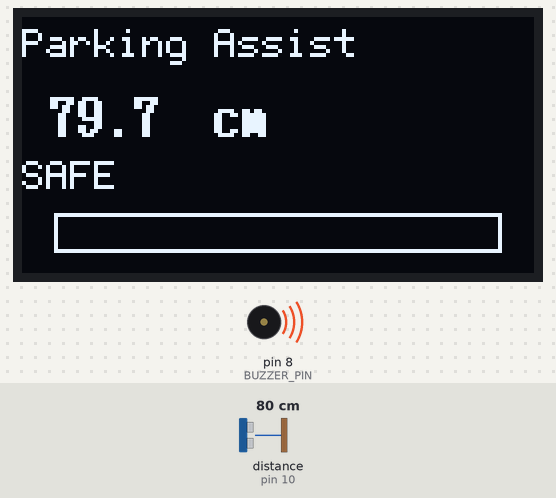
This sketch was run on a simulated Arduino Mega 2560, built with avr-gcc and run on an emulated ATmega2560. On the bench: 128×64 one-colour display, buzzer (waves = sounding, pin HIGH). Wiring (inferred from the names in the program): ultrasonic range finder: trigger pin 9; echo pin 10. Inputs (shaded band) come from the test bench; at power-on: distance to the obstacle (sensor on pin 10) 80 cm. The echo pulse lasts 58.3 µs per cm; pins used as bus, display or sensor lines are not drawn; what the sketch prints to the serial monitor is not drawn.

Above: at 1.7 s.
1.8 s: distance to the obstacle (sensor on pin 10) set to 23 cm
At 2.9 s:
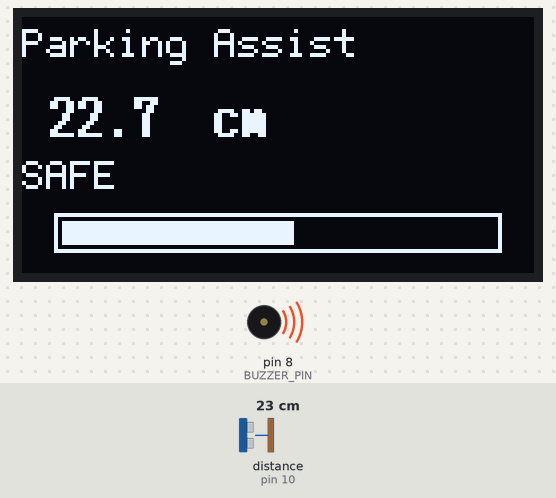
4.8 s: distance to the obstacle (sensor on pin 10) set to 19 cm
At 5.5 s:
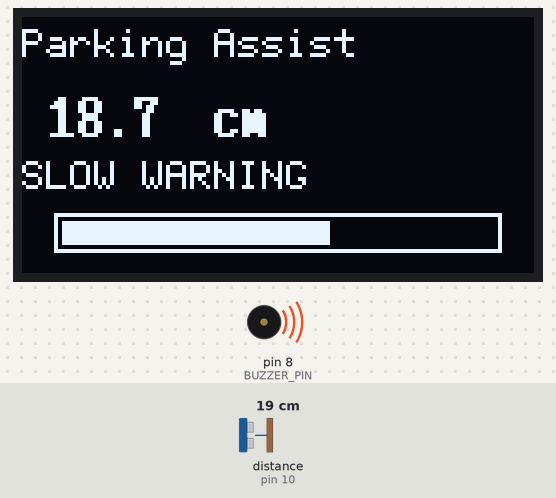
7.1 s: distance to the obstacle (sensor on pin 10) set to 2 cm
At 7.5 s:
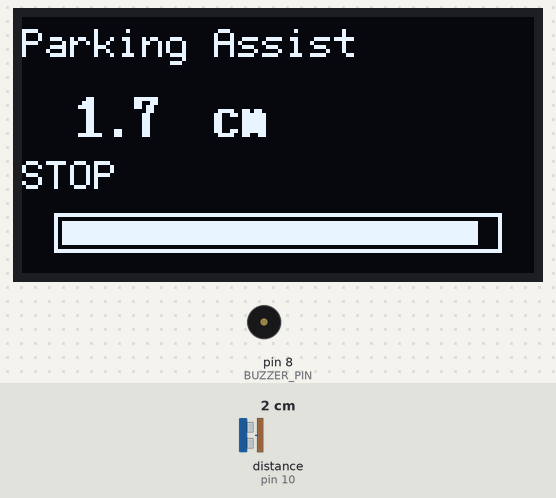
8.6 s: distance to the obstacle (sensor on pin 10) set to 4 cm
At 8.68 s:
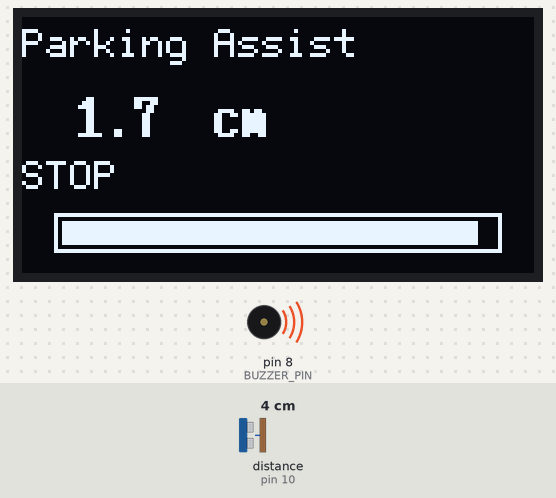
10.3 s: distance to the obstacle (sensor on pin 10) set to 9 cm
At 10.64 s:
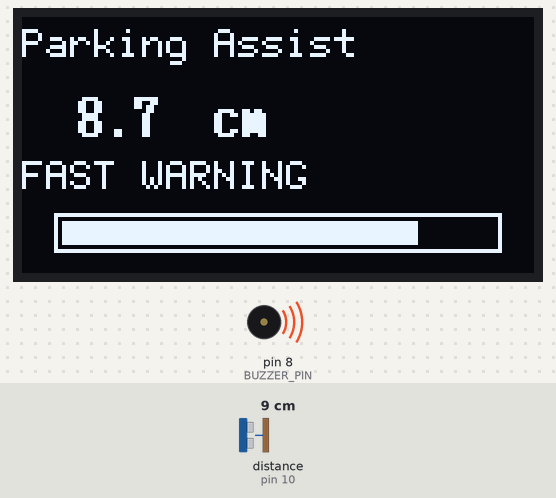
Timing chart, 0 to 12.9 s (numbered marks = the images above; inputs shaded):
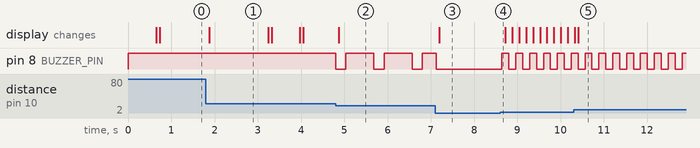

The sketch:

parking_assist.ino
```cpp
/*
  Arduino Parking Assist System
  Board: Arduino Mega 2560
  Sensor: HC-SR04 ultrasonic distance sensor
  Display: 128x64 SSD1306 I2C OLED
  Buzzer: Active buzzer (supports active-low or active-high trigger)

  Features:
  - Real-time distance display
  - OLED progress bar
  - Four warning zones
  - Non-blocking buzzer control using millis()
  - Ultrasonic timeout handling
  - Easy pin and threshold configuration

*/

#include <Arduino.h>
#include <U8g2lib.h>
#include <Wire.h>

// -------------------------
// Pin configuration
// -------------------------
const uint8_t TRIG_PIN = 9;
const uint8_t ECHO_PIN = 10;
const uint8_t BUZZER_PIN = 8;

// Change to false if your buzzer turns on when the pin is HIGH.
const bool BUZZER_ACTIVE_LOW = true;

// -------------------------
// Distance thresholds (cm)
// -------------------------
const float NO_ALARM_DISTANCE = 20.0;
const float SLOW_BEEP_DISTANCE = 10.0;
const float FAST_BEEP_DISTANCE = 3.0;

// Maximum valid reading shown on the progress bar.
const float MAX_DISPLAY_DISTANCE = 50.0;

// HC-SR04 echo timeout.
// 30,000 us corresponds to roughly 5 m, longer than needed here.
const unsigned long ECHO_TIMEOUT_US = 30000UL;

// Screen refresh interval.
const unsigned long DISPLAY_INTERVAL_MS = 80UL;

// Buzzer timing.
const unsigned long SLOW_BEEP_ON_MS = 180UL;
const unsigned long SLOW_BEEP_OFF_MS = 650UL;
const unsigned long FAST_BEEP_ON_MS = 100UL;
const unsigned long FAST_BEEP_OFF_MS = 140UL;

// -------------------------
// OLED configuration
// -------------------------
// Mega 2560 hardware I2C:
// SDA = pin 20
// SCL = pin 21
//
// The common 0x3C address is handled by U8g2 automatically for this display.
// If your module uses another address, see docs/wiring.md.
U8G2_SSD1306_128X64_NONAME_F_HW_I2C oled(
  U8G2_R0,
  U8X8_PIN_NONE
);

// -------------------------
// Runtime state
// -------------------------
float currentDistanceCm = -1.0;
bool sensorTimedOut = false;

unsigned long lastDisplayUpdate = 0;
unsigned long lastBuzzerToggle = 0;
bool buzzerIsOn = false;

enum WarningZone {
  ZONE_SAFE,
  ZONE_SLOW,
  ZONE_FAST,
  ZONE_DANGER,
  ZONE_SENSOR_ERROR
};

WarningZone currentZone = ZONE_SENSOR_ERROR;

// -------------------------
// Buzzer helpers
// -------------------------
void setBuzzer(bool on) {
  buzzerIsOn = on;

  if (BUZZER_ACTIVE_LOW) {
    digitalWrite(BUZZER_PIN, on ? LOW : HIGH);
  } else {
    digitalWrite(BUZZER_PIN, on ? HIGH : LOW);
  }
}

void stopBuzzer() {
  setBuzzer(false);
}

void updateBuzzer(WarningZone zone) {
  const unsigned long now = millis();

  if (zone == ZONE_SAFE || zone == ZONE_SENSOR_ERROR) {
    stopBuzzer();
    return;
  }

  if (zone == ZONE_DANGER) {
    setBuzzer(true);
    return;
  }

  unsigned long onTime = SLOW_BEEP_ON_MS;
  unsigned long offTime = SLOW_BEEP_OFF_MS;

  if (zone == ZONE_FAST) {
    onTime = FAST_BEEP_ON_MS;
    offTime = FAST_BEEP_OFF_MS;
  }

  const unsigned long currentInterval = buzzerIsOn ? onTime : offTime;

  if (now - lastBuzzerToggle >= currentInterval) {
    lastBuzzerToggle = now;
    setBuzzer(!buzzerIsOn);
  }
}

// -------------------------
// Distance measurement
// -------------------------
float readDistanceCm(bool &timedOut) {
  timedOut = false;

  // Ensure a clean LOW pulse first.
  digitalWrite(TRIG_PIN, LOW);
  delayMicroseconds(2);

  // Trigger the HC-SR04 with a 10 us HIGH pulse.
  digitalWrite(TRIG_PIN, HIGH);
  delayMicroseconds(10);
  digitalWrite(TRIG_PIN, LOW);

  // Measure echo duration.
  const unsigned long duration =
      pulseIn(ECHO_PIN, HIGH, ECHO_TIMEOUT_US);

  if (duration == 0) {
    timedOut = true;
    return -1.0;
  }

  // Speed of sound ~= 0.0343 cm/us.
  // Divide by 2 because the sound travels to the object and back.
  return (duration * 0.0343f) / 2.0f;
}

WarningZone getWarningZone(float distanceCm, bool timedOut) {
  if (timedOut || distanceCm < 0.0) {
    return ZONE_SENSOR_ERROR;
  }

  if (distanceCm > NO_ALARM_DISTANCE) {
    return ZONE_SAFE;
  }

  if (distanceCm > SLOW_BEEP_DISTANCE) {
    return ZONE_SLOW;
  }

  if (distanceCm >= FAST_BEEP_DISTANCE) {
    return ZONE_FAST;
  }

  return ZONE_DANGER;
}

// -------------------------
// OLED drawing
// -------------------------
const char* zoneLabel(WarningZone zone) {
  switch (zone) {
    case ZONE_SAFE:         return "SAFE";
    case ZONE_SLOW:         return "SLOW WARNING";
    case ZONE_FAST:         return "FAST WARNING";
    case ZONE_DANGER:       return "STOP";
    case ZONE_SENSOR_ERROR: return "SENSOR ERROR";
    default:                return "";
  }
}

void drawProgressBar(float distanceCm) {
  const int x = 8;
  const int y = 49;
  const int width = 112;
  const int height = 10;

  oled.drawFrame(x, y, width, height);

  if (distanceCm < 0.0) {
    return;
  }

  // Nearer obstacle = fuller warning bar.
  float clamped = constrain(distanceCm, 0.0f, MAX_DISPLAY_DISTANCE);
  float proximity = 1.0f - (clamped / MAX_DISPLAY_DISTANCE);

  int fillWidth = (int)((width - 4) * proximity);
  fillWidth = constrain(fillWidth, 0, width - 4);

  if (fillWidth > 0) {
    oled.drawBox(x + 2, y + 2, fillWidth, height - 4);
  }
}

void updateDisplay(float distanceCm,
                   WarningZone zone,
                   bool timedOut) {
  oled.clearBuffer();

  oled.setFont(u8g2_font_6x12_tf);
  oled.drawStr(0, 10, "Parking Assist");

  if (timedOut || distanceCm < 0.0) {
    oled.setFont(u8g2_font_7x14B_tf);
    oled.drawStr(0, 31, "NO READING");
  } else {
    char distanceText[24];
    dtostrf(distanceCm, 5, 1, distanceText);

    oled.setFont(u8g2_font_7x14B_tf);
    oled.drawStr(0, 30, distanceText);
    oled.drawStr(48, 30, "cm");
  }

  oled.setFont(u8g2_font_6x12_tf);
  oled.drawStr(0, 43, zoneLabel(zone));

  drawProgressBar(distanceCm);

  oled.sendBuffer();
}

// -------------------------
// Setup and main loop
// -------------------------
void setup() {
  pinMode(TRIG_PIN, OUTPUT);
  pinMode(ECHO_PIN, INPUT);
  pinMode(BUZZER_PIN, OUTPUT);

  stopBuzzer();

  Serial.begin(9600);

  oled.begin();

  oled.clearBuffer();
  oled.setFont(u8g2_font_6x12_tf);
  oled.drawStr(0, 18, "Parking Assist");
  oled.drawStr(0, 34, "Starting...");
  oled.sendBuffer();

  delay(500);
}

void loop() {
  // pulseIn() has a short timeout, so the loop remains responsive.
  currentDistanceCm = readDistanceCm(sensorTimedOut);
  currentZone = getWarningZone(currentDistanceCm, sensorTimedOut);

  updateBuzzer(currentZone);

  const unsigned long now = millis();

  if (now - lastDisplayUpdate >= DISPLAY_INTERVAL_MS) {
    lastDisplayUpdate = now;

    updateDisplay(
      currentDistanceCm,
      currentZone,
      sensorTimedOut
    );

    if (sensorTimedOut) {
      Serial.println("Sensor timeout");
    } else {
      Serial.print("Distance: ");
      Serial.print(currentDistanceCm, 1);
      Serial.print(" cm | Zone: ");
      Serial.println(zoneLabel(currentZone));
    }
  }
}
```

Measured:
- the behaviour switches between 21 and 20 cm on distance to the obstacle (sensor on pin 10) (found by bisection; images 1 and 2)
- after the input at 1.8 s, the display: changes after 0.08 s (image 1)
- after the input at 4.8 s, pin 8 (BUZZER_PIN): alternates HIGH for 0.65 s and LOW for 0.24 s, starting at once; the display: changes after 0.07 s (image 2)
- after the input at 7.1 s, the display: changes after 0.09 s (image 3)
- after the input at 8.6 s, pin 8 (BUZZER_PIN): alternates HIGH for 0.16 s and LOW for 0.16 s, starting at once
- after the input at 10.3 s, the display: first differs from a run without the input after 0.11 s (image 5)
- what the display in image 1 shows lasts 1.3 s, from 1.9 s to 3.2 s
